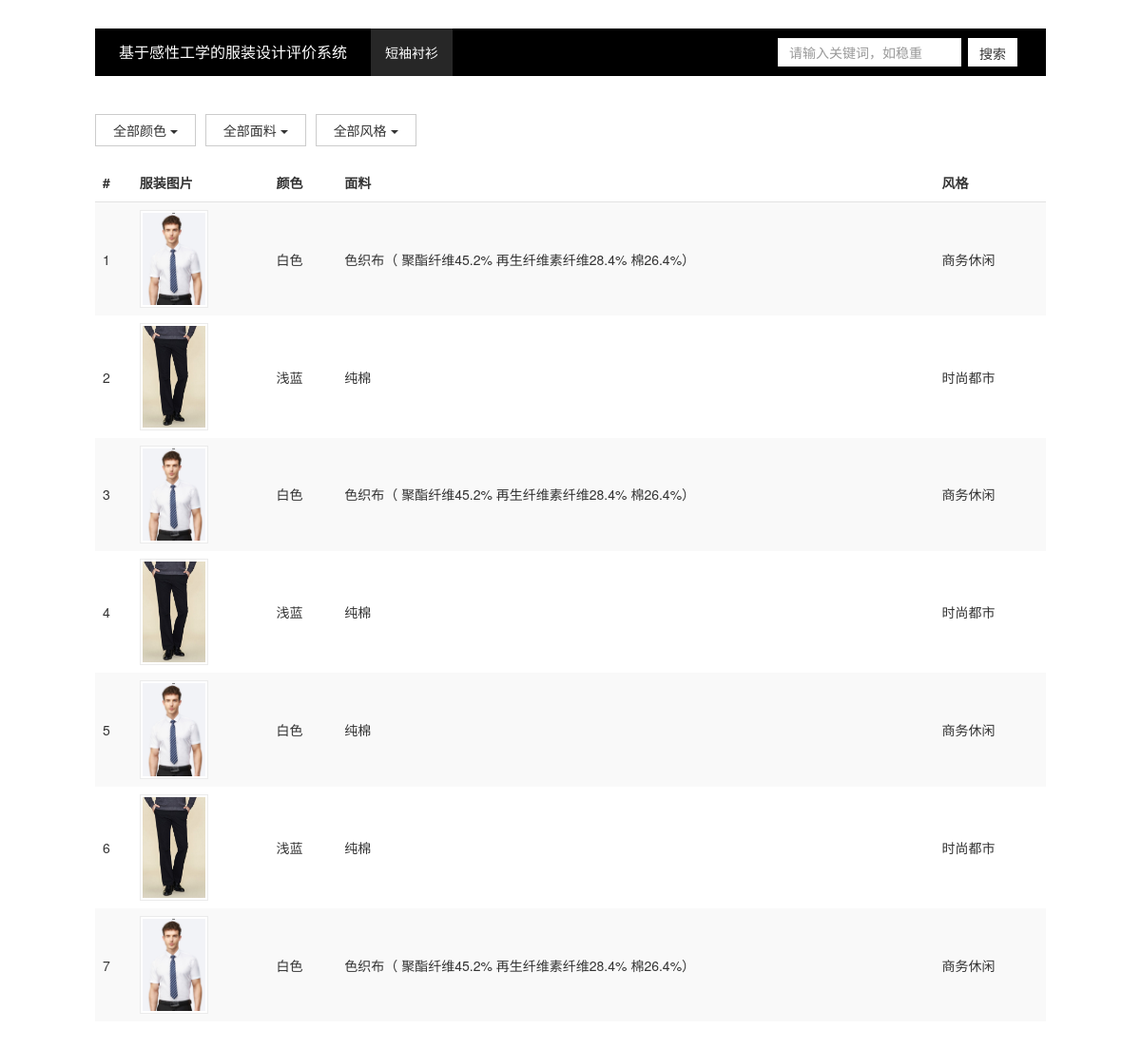
/pages/search.php?search=短袖衬衫, run on the app's committed database.
### tables this page shows
CREATE TABLE `short_sleeved_blouse` (
  `id` int(11) unsigned NOT NULL AUTO_INCREMENT,
  `image1` char(255) DEFAULT NULL,
  `image2` char(255) DEFAULT NULL,
  `image3` char(255) DEFAULT NULL,
  `image4` char(255) DEFAULT NULL,
  `image5` char(255) DEFAULT NULL,
  `image6` char(255) DEFAULT NULL,
  `sleeve_length` text,
  `model` text,
  `collar_type` text,
  `fabric` text,
  `color` text,
  `pattern` text,
  `thickness` text,
  `style` text,
  `link` text,
  `design` text,
  `sleeve_style` text,
  `lower_hem` text,
  `craft` text,
  PRIMARY KEY (`id`)
);

### pages/search.php (the view, shortened to what this page needs)
<?php
include('../connectMysql.php');
?>
<!DOCTYPE html>
<html lang="zh-CN">
<head>
    <link href="../style/bootstrap.min.css" rel="stylesheet">
    <link rel="stylesheet" href="../style/search.css">
</head>
<body>
    <div class="container-fluid search-page">
        <nav class="navbar navbar-default">
            <div class="container-fluid">
                <div class="navbar-header">
                    <a class="navbar-brand" href="index.php">基于感性工学的服装设计评价系统</a>
                </div>
                <div id="navbar" class="navbar-collapse collapse">
                    <ul class="nav navbar-nav">
                        <li class="active"><a href="#"><?php echo $_GET['search']; ?></a></li>
                    </ul>
                    <form class="navbar-form">
                        <input type="text" class="form-control" placeholder="请输入关键词，如稳重" name="keyword">
                        <button type="submit" class="btn btn-default" name="submit" value="submit">搜索</button>
                    </form>
                </div>
            </div>
        </nav>
        <div class="filter">
            <div class="filter-case">
                <div class="dropdown dropdown-group">
                    <button id="selectColor" class="btn btn-default dropdown-toggle" type="button" data-toggle="dropdown" aria-haspopup="true" aria-expanded="true">
                        全部颜色
                        <span class="caret"></span>
                    </button>
                </div>
                <div class="dropdown dropdown-group">
                    <button id="selectFabric" class="btn btn-default dropdown-toggle" type="button"  data-toggle="dropdown" aria-haspopup="true" aria-expanded="true">
                        全部面料
                        <span class="caret"></span>
                    </button>
                </div>
                <div class="dropdown dropdown-group">
                    <button id="selectStyle" class="btn btn-default dropdown-toggle" type="button" data-toggle="dropdown" aria-haspopup="true" aria-expanded="true">
                        全部风格
                        <span class="caret"></span>
                    </button>
                </div>
            </div>
        </div>
        <div class="clothes-table table-responsive">
            <table class="table table-striped">
                <thead>
                    <tr>
                        <th>#</th>
                        <th>服装图片</th>
                        <th>颜色</th>
                        <th>面料</th>
                        <th>风格</th>
                    </tr>
                </thead>
                <tbody class='clothes-contents' id='clothes-contents'>
                    <?php
                        if ($_GET['search'] == '夹克' || $_GET['search'] == '西服') {
                            $type = "jacket_jinlilai";
                            $sql = "SELECT * FROM jacket_jinlilai";
                            $result = $conn->query($sql);
                            if ($result->num_rows > 0) {
                                while ($row = $result->fetch_assoc()) {
                                    echo "<tr><td>{$row['id']}</td>" .
                                         "<td><a href='details.php?id={$row['id']}&table=$type' class='thumbnail'><img src='{$row['image1']}' alt=''></a></td>" .
                                         "<td>{$row['color']}</td>" .
                                         "<td>{$row['fabric']}</td>" .
                                         "<td>{$row['style']}</td>" .
                                         "</tr>";
                                }
                            } else {
                                echo "抱歉，没有帮您找到符合要求的男装。";
                            }
                        } else if ($_GET['search'] == '短袖衬衫') {
                            $type = "short_sleeved_blouse";
                            $sql = "SELECT * FROM short_sleeved_blouse";
                            $result = $conn->query($sql);
                            if ($result->num_rows > 0) {
                                while ($row = $result->fetch_assoc()) {
                                    echo "<tr><td>{$row['id']}</td>" .
                                        "<td><a href='details.php?id={$row['id']}&table=$type' class='thumbnail'><img src='{$row['image1']}' alt=''></a></td>" .
                                        "<td>{$row['color']}</td>" .
                                        "<td>{$row['fabric']}</td>" .
                                        "<td>{$row['style']}</td>" .
                                        "</tr>";
                                }
                            } else {
                                echo "抱歉，没有帮您找到符合要求的男装。";
                            }
                        } else if ($_GET['search'] == '西裤') {
                            $type = "western_style_pants";
                            $sql = "SELECT * FROM western_style_pants";
                            $result = $conn->query($sql);
                            if ($result->num_rows > 0) {
                                while ($row = $result->fetch_assoc()) {
                                    echo "<tr><td>{$row['id']}</td>" .
                                        "<td><a href='details.php?id={$row['id']}&table=$type' class='thumbnail'><img src='{$row['image1']}' alt=''></a></td>" .
                                        "<td>{$row['color']}</td>" .
                                        "<td>{$row['fabric']}</td>" .
                                        "<td>{$row['style']}</td>" .
                                        "</tr>";
                                }
                            } else {
                                echo "抱歉，没有帮您找到符合要求的男装。";
                            }
                        } else if ($_GET['search'] == '休闲裤') {
                            $type = "casual_pants";
                            $sql = "SELECT * FROM casual_pants";
                            $result = $conn->query($sql);
                            if ($result->num_rows > 0) {
                                while ($row = $result->fetch_assoc()) {
                                    echo "<tr><td>{$row['id']}</td>" .
                                        "<td><a href='details.php?id={$row['id']}&table=$type' class='thumbnail'><img src='{$row['image1']}' alt=''></a></td>" .
                                        "<td>{$row['color']}</td>" .
                                        "<td>{$row['fabric']}</td>" .
                                        "<td>{$row['style']}</td>" .
                                        "</tr>";
                                }
                            } else {
                                echo "抱歉，没有帮您找到符合要求的男装。";
                            }
                        }
                    ?>
                </tbody>
            </table>
        </div>
    </div>
</html>

### style/search.css (style rules this page uses)
.search-page { margin: 0 auto; padding-top: 30px; }
.navbar { width: 1000px; margin: 0 auto; background-color: black; border: none; border-radius: 0; }
.navbar .container-fluid .navbar-header { margin-left: 10px; margin-right: 10px; }
.navbar .container-fluid .navbar-header .navbar-brand { font-size: 16px; color: #fff; }
.navbar-collapse .nav .active a { font-weight: 200; color: white; background-color: #272727; }
.navbar .container-fluid .navbar-form { float: right; vertical-align: middle; margin-top: 10px; margin-bottom: 10px; padding-right: 0; }
.navbar .container-fluid .navbar-form input { border: none; height: 30px; border-radius: 0; }
.navbar .container-fluid .navbar-form button { margin-left: 3px; height: 30px; border: none; border-radius: 0; }
.dropdown-group { position: relative; display: inline-block; vertical-align: middle; }
.filter { width: 1000px; margin: 20px auto 0; padding-top: 20px; }
.filter .filter-case { vertical-align: middle; position: relative; display: inline-block; }
.filter .filter-case .dropdown { margin-right: 6px; }
.filter .filter-case .dropdown .btn { padding: 6px 18px; border-radius: 0; }
.clothes-table { width: 1000px; margin: 20px auto; }
.clothes-table .table > thead > tr > th { border-bottom: 1px solid #e2e2e2; padding-bottom: 10px; }
.clothes-table .table > tbody > tr > td { vertical-align: middle; border-top: 0; }
.clothes-table .table .thumbnail { width: 72px; margin-bottom: 0; border-radius: 0; border-color: #ebebeb; padding: 2px; }

### data on the page
short_sleeved_blouse: id "1", image1 (picture), color "白色", fabric "色织布（ 聚酯纤维45.2% 再生纤维素纤维28.4% 棉26.4%）", style "商务休闲"
short_sleeved_blouse: id "2", image1 (picture), color "浅蓝", fabric "纯棉", style "时尚都市"
short_sleeved_blouse: id "3", image1 (picture), color "白色", fabric "色织布（ 聚酯纤维45.2% 再生纤维素纤维28.4% 棉26.4%）", style "商务休闲"
short_sleeved_blouse: id "4", image1 (picture), color "浅蓝", fabric "纯棉", style "时尚都市"
short_sleeved_blouse: id "5", image1 (picture), color "白色", fabric "纯棉", style "商务休闲"
short_sleeved_blouse: id "6", image1 (picture), color "浅蓝", fabric "纯棉", style "时尚都市"
short_sleeved_blouse: id "7", image1 (picture), color "白色", fabric "色织布（ 聚酯纤维45.2% 再生纤维素纤维28.4% 棉26.4%）", style "商务休闲"

### other printed values
$_GET['search'] "短袖衬衫"
